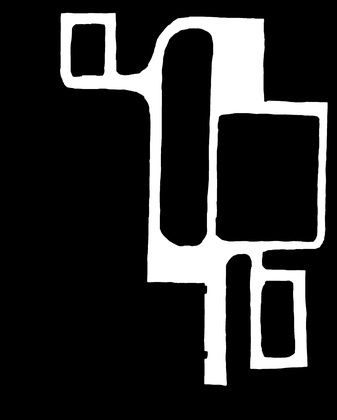
%> input picture matlab/map_outline.jpg, 337 x 420 px, shrunk from 2656 x 3311 before the run
$ octave solPlot.m   (GNU Octave 9; MATLAB toolbox functions it lacks are replaced by stand-ins)
%> lines starting %> are read from the running program, lines starting %| are printed output that depends on the picture; in (x1, y1, x2, y2) boxes, pixels count from 0 and x2, y2 are one past the last pixel; in counts of white or black regions, pixels touching at a corner belong together; the program's own positions count from 1
### matlab/sol_coloring.m
function coverageMap =sol_coloring(pos,coverageMap,Fov,Map_Height,Map_Width)
    for theta =0:0.05:360
        for radius = 0:1:Fov
           pixel_x = pos(1) + radius*cos(theta*(pi/180));
           pixel_y = pos(2) + radius*sin(theta*(pi/180));
           if(int32(pixel_x)<= 0)
               break;
           end
           if(int32(pixel_y)<= 0)
               break;
           end
           if(int32(pixel_x) > Map_Width)
               break;
           end
           if( int32(pixel_y) > Map_Height)
               break;
           end
           if( coverageMap(int32(pixel_y),int32(pixel_x)) == 0)
               break;
           end
           coverageMap(int32(pixel_y),int32(pixel_x)) = 150;
        end
    end
end

### matlab/solPlot.m
clc;
clear;

load('potential_172.mat')
agent(:,1) = node_set(:,2);
agent(:,2) = node_set(:,1);
Fov =172;
%% 이미지 받아오기
%binaryMap = imread('GVD.bmp');
binaryMap = rgb2gray(imread('map_outline.jpg'));
%> binaryMap: size 420x337 uint8; min 0, max 255, mean 42.4
%% 바이너리 필터링
binaryMap(binaryMap<230)=0;
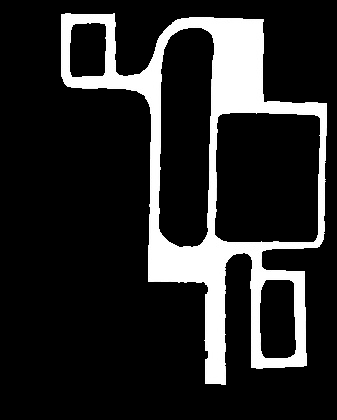
%> binaryMap: size 420x337 uint8; min 0, max 255, mean 39.7
binaryMap(binaryMap>=230)=255;
%> binaryMap: size 420x337 uint8; 15.6% white; 1 white region, box (x1, y1, x2, y2) and area: (61, 13, 327, 385) 22119

%%  테두리 만들기
binaryMap(1,1:size(binaryMap,2)) = 0;
binaryMap(size(binaryMap,1),1:size(binaryMap,2)) = 0;
binaryMap(1:size(binaryMap,1),1) = 0;
binaryMap(1:size(binaryMap,1),size(binaryMap,2)) = 0;

[Map_Height,Map_Width] = size(binaryMap);
%> Map_Height = 420; Map_Width = 337
%%  distMap만들기
coverageMap = binaryMap;
coverageMap(coverageMap<230)=1;
coverageMap(coverageMap>=230)=0;
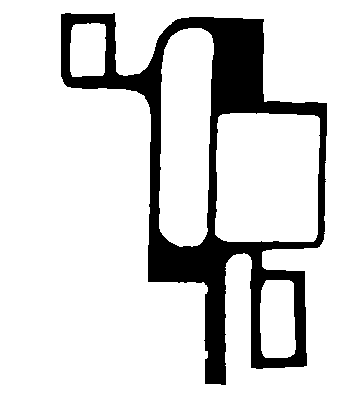
%> coverageMap: size 420x337 uint8; values 0 (black) and 1 (white), 84.4% white; 1 black region, box (x1, y1, x2, y2) and area: (61, 13, 327, 385) 22119
% state-of-art node Approach for cost
[Dist_Map,IDX] = bwdist(coverageMap);
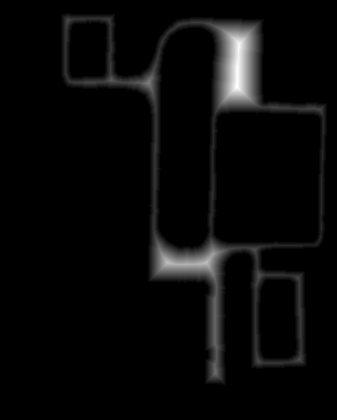
%> Dist_Map: size 420x337 single; min 0, max 26, mean 0.9; drawn with min black and max white
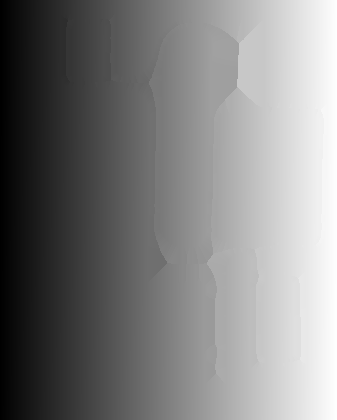
%> IDX: size 420x337 uint32; min 1, max 141540, mean 70763.2; drawn with min black and max white
Dist_Map(Dist_Map==0)= 0.000001;


%% main loop (plot)

coverageMap = binaryMap;
[Map_Height,Map_Width] = size(binaryMap);

for i= 1:size(agent,1)
    coverageMap = sol_coloring(agent(i,:),coverageMap,Fov,Map_Height,Map_Width);
end
soultion_size = 10;
for n=1:size(agent,1)
    for nx = agent(n,1)-soultion_size:1:agent(n,1)+soultion_size
        for ny = agent(n,2)-soultion_size:1:agent(n,2)+soultion_size
          if(nx > Map_Width)
               continue;
           end
           if(ny > Map_Height)
               continue;
           end
           if(int32(ny)<= 0 || int32(nx)<= 0)
               continue;
           end
           if(coverageMap(int32(ny),int32(nx)) == 0)
               continue;
           end
           if(uint16(soultion_size^2) < uint16(nx^2)+uint16(ny^2))
                coverageMap(uint16(ny),uint16(nx)) = uint16(20);
           end
        end
    end
end
%%
imshow(coverageMap);
%%

coverageMap(coverageMap==20)=1;
coverageMap(coverageMap==0)=1;
coverageMap(coverageMap ~= 1)=0;

[Dist_Map,IDX] = bwdist(coverageMap);
Dist_Map(Dist_Map < 1) =30;
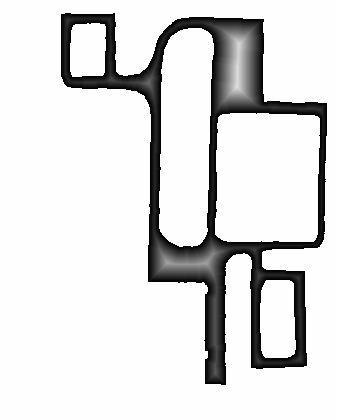
%> Dist_Map: size 420x337 single; min 1, max 30, mean 26.2; drawn with min black and max white
for i= 1: Map_Height
    for j=1:Map_Width
        Dist_Map(i,j) = Dist_Map(i,j);
    end
end

%%
[X,Y] = meshgrid(1:30:Map_Width,1:30:Map_Height);
Z = Dist_Map(1:30:Map_Height,1:30:Map_Width);
surf(X,Y,Z,'FaceAlpha',0.5);
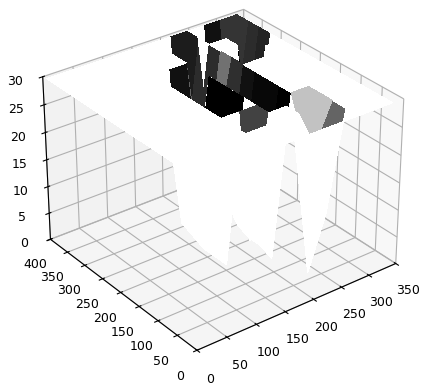
%> figure redrawn from the program's plot data
